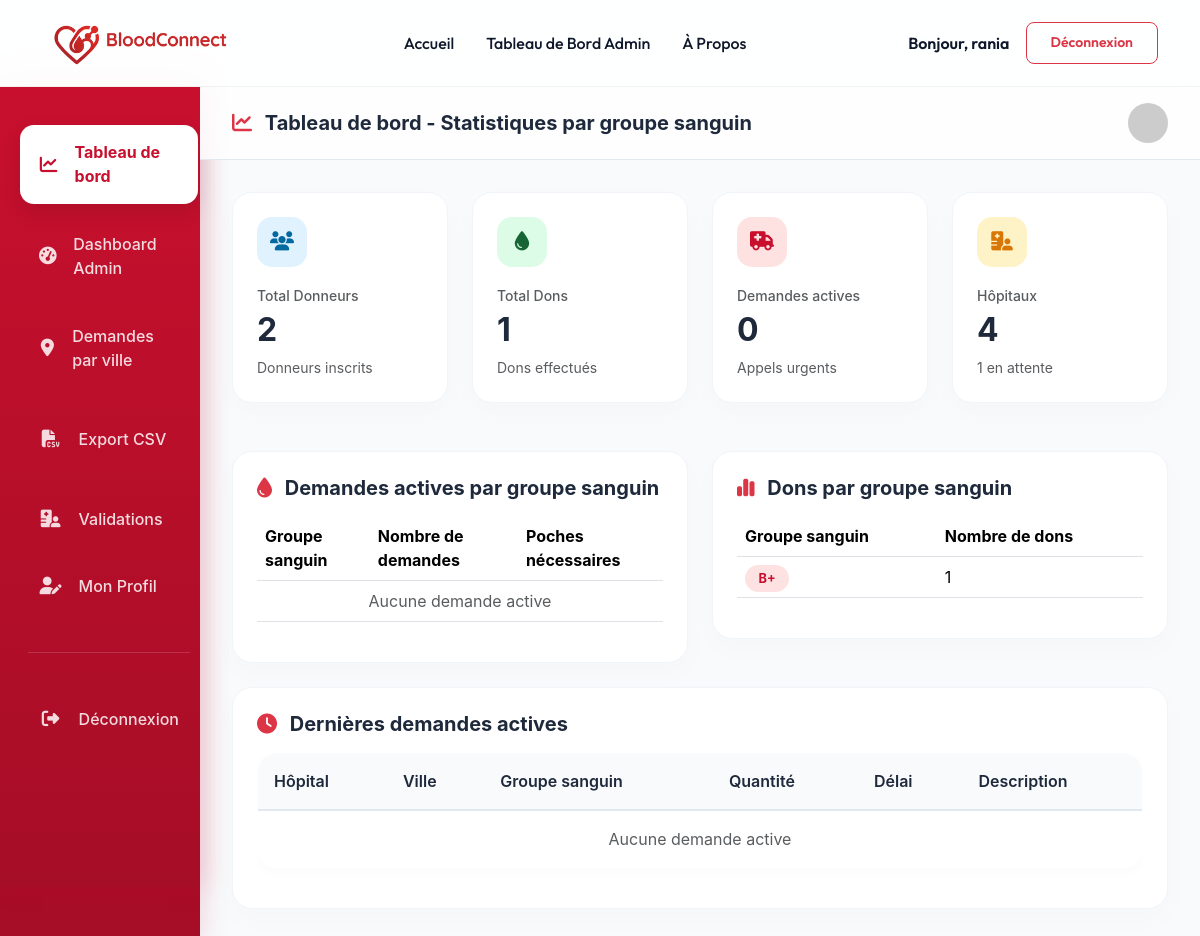
The app's page /core/table-de-bord/ (signed in), older data.
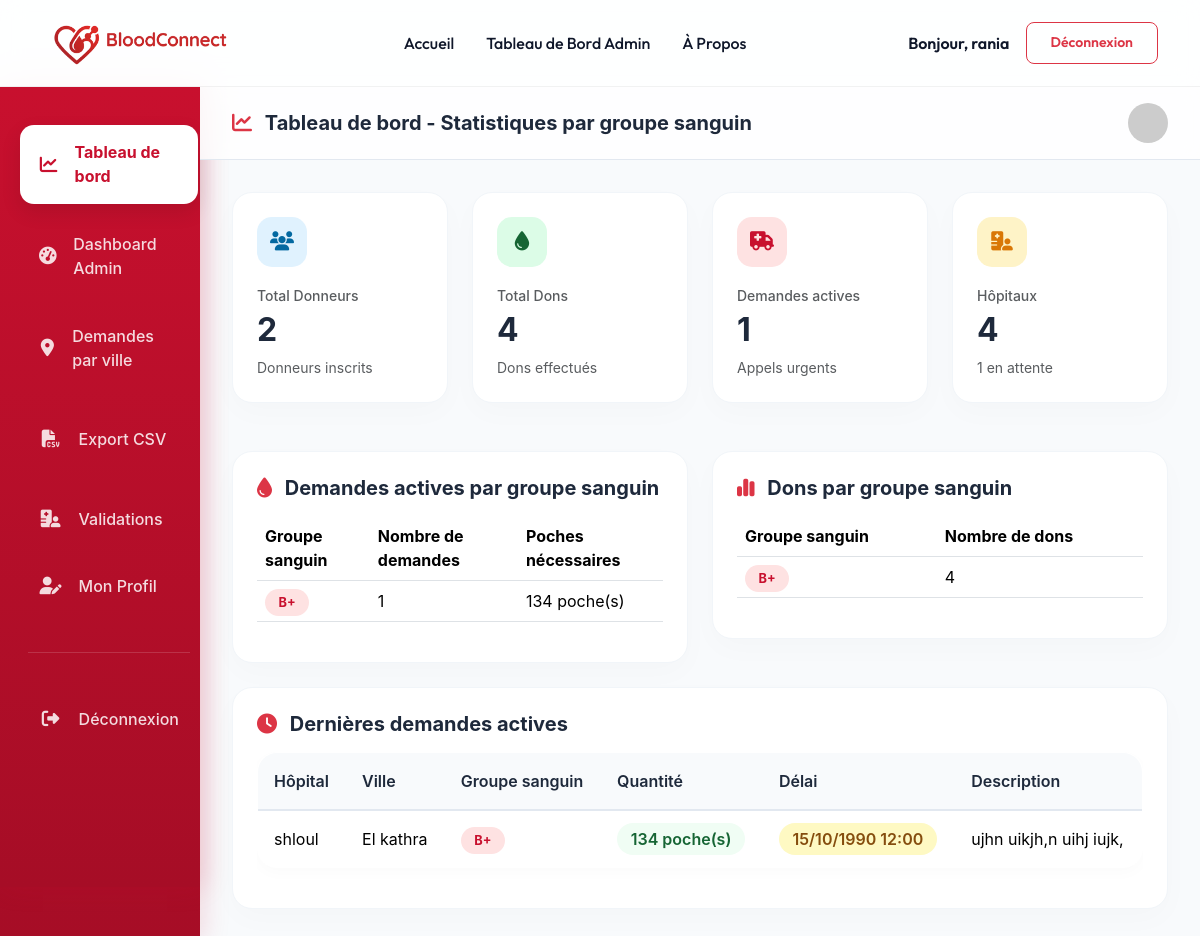
The same page, newer data.
### demandes/models.py (models this page shows, shortened)
class DemandeUrgente(models.Model):
    hopital = models.ForeignKey('comptes.Hopital', on_delete=models.CASCADE, related_name='demandes')
    groupe_sanguin = models.CharField(max_length=3, choices=GROUPE_SANGUIN_CHOICES)
    quantite = models.PositiveIntegerField()
    delai = models.DateTimeField()
    statut = models.CharField(max_length=20, choices=STATUT_DEMANDE_CHOICES, default='active')
    description = models.TextField(blank=True)

### comptes/models.py (models this page shows, shortened)
class Hopital(models.Model):
    user = models.OneToOneField(User, on_delete=models.CASCADE)
    nom = models.CharField(max_length=200)
    adresse = models.CharField(max_length=300)
    ville = models.CharField(max_length=100)
    agrement = models.CharField(max_length=50, unique=True)
    valide = models.BooleanField(default=False)

### core/views.py (the view)
# urls.py: path('table-de-bord/', views.table_de_bord, name='table_de_bord'),
@login_required
@admin_required
def table_de_bord(request):
    demandes_par_groupe = DemandeUrgente.objects.filter(
        statut='active'
    ).values('groupe_sanguin').annotate(
        total_demandes=Count('id'),
        total_quantite=Sum('quantite')
    ).order_by('groupe_sanguin')
    dons_par_groupe = Don.objects.select_related('donneur').values(
        'donneur__groupe_sanguin'
    ).annotate(
        total_dons=Count('id')
    ).order_by('donneur__groupe_sanguin')
    dons_par_groupe_clean = []
    for item in dons_par_groupe:
        if item['donneur__groupe_sanguin']:
            dons_par_groupe_clean.append({
                'groupe_sanguin': item['donneur__groupe_sanguin'],
                'total_dons': item['total_dons']
            })
    demandes_actives = DemandeUrgente.objects.filter(
        statut='active'
    ).select_related('hopital').order_by('-delai')[:10]
    donneurs_par_groupe = Donneur.objects.values('groupe_sanguin').annotate(
        total_donneurs=Count('id')
    ).order_by('groupe_sanguin')
    context = {
        'total_donneurs': Donneur.objects.count(),
        'total_dons': Don.objects.count(),
        'total_demandes_actives': DemandeUrgente.objects.filter(statut='active').count(),
        'total_hopitaux': Hopital.objects.count(),
        'hopitaux_en_attente': Hopital.objects.filter(valide=False).count(),
        'demandes_par_groupe': demandes_par_groupe,
        'dons_par_groupe': dons_par_groupe_clean,
        'donneurs_par_groupe': donneurs_par_groupe,
        'demandes_actives': demandes_actives,
    }
    return render(request, "core/Table_de_bord.html", context)

### core/templates/core/Table_de_bord.html (shortened to what the changed rows need)
{% load static %}
<!DOCTYPE html>
<html lang="fr">
<head>
    <link href="https://cdn.jsdelivr.net/npm/bootstrap@5.3.2/dist/css/bootstrap.min.css" rel="stylesheet">
    <link rel="stylesheet" href="https://cdnjs.cloudflare.com/ajax/libs/font-awesome/6.4.2/css/all.min.css">
</head>
<body>
    <div class="container-fluid">
        <div class="row">
            <div class="col-lg-10 p-0">
                <div class="dashboard-content">
                    <div class="row g-4 mb-5">
                        <div class="col-md-3">
                            <div class="stat-card">
                                <h2 class="fw-bold mt-1 mb-0">{{ total_donneurs }}</h2>
                            </div>
                        </div>
                        <div class="col-md-3">
                            <div class="stat-card">
                                <div class="stat-icon" style="background: #DCFCE7; color: #166534;">
                                    <i class="fas fa-tint"></i>
                                </div>
                                <span class="text-muted small fw-medium">Total Dons</span>
                                <h2 class="fw-bold mt-1 mb-0">{{ total_dons }}</h2>
                                <p class="text-muted small mb-0 mt-2">Dons effectués</p>
                            </div>
                        </div>
                        <div class="col-md-3">
                            <div class="stat-card">
                                <div class="stat-icon" style="background: #FEE2E2; color: #C8102E;">
                                    <i class="fas fa-ambulance"></i>
                                </div>
                                <span class="text-muted small fw-medium">Demandes actives</span>
                                <h2 class="fw-bold mt-1 mb-0">{{ total_demandes_actives }}</h2>
                                <p class="text-muted small mb-0 mt-2">Appels urgents</p>
                            </div>
                        </div>
                        <div class="col-md-3">
                            <div class="stat-card">
                                <h2 class="fw-bold mt-1 mb-0">{{ total_hopitaux }}</h2>
                            </div>
                        </div>
                    </div>
                    <div class="row">
                        <div class="col-md-6">
                            <div class="stat-card">
                                <div class="table-responsive">
                                    <table class="table">
                                        <thead>
                                            <tr>
                                                <th>Groupe sanguin</th>
                                                <th>Nombre de demandes</th>
                                                <th>Poches nécessaires</th>
                                            </tr>
                                        </thead>
                                        <tbody>
                                            {% for groupe in demandes_par_groupe %}
                                            <tr>
                                                <td><span class="badge-blood">{{ groupe.groupe_sanguin }}</span></td>
                                                <td>{{ groupe.total_demandes }}</td>
                                                <td>{{ groupe.total_quantite }} poche(s)</td>
                                            </tr>
                                            {% empty %}
                                            <tr>
                                                <td colspan="3" class="text-muted text-center">Aucune demande active</td>
                                            </tr>
                                            {% endfor %}
                                        </tbody>
                                    </table>
                                </div>
                            </div>
                        </div>
                        <div class="col-md-6">
                            <div class="stat-card">
                                <div class="table-responsive">
                                    <table class="table">
                                        <thead>
                                            <tr>
                                                <th>Groupe sanguin</th>
                                                <th>Nombre de dons</th>
                                            </tr>
                                        </thead>
                                        <tbody>
                                            {% for groupe in dons_par_groupe %}
                                            <tr>
                                                <td><span class="badge-blood">{{ groupe.groupe_sanguin }}</span></td>
                                                <td>{{ groupe.total_dons }}</td>
                                            </tr>
                                            {% empty %}
                                            <tr>
                                                <td colspan="2" class="text-muted text-center">Aucun don enregistré</td>
                                            </tr>
                                            {% endfor %}
                                        </tbody>
                                    </table>
                                </div>
                            </div>
                        </div>
                    </div>
                    <div class="stat-card mt-4">
                        <div class="table-responsive">
                            <table class="table table-custom">
                                <thead>
                                    <tr>
                                        <th>Hôpital</th>
                                        <th>Ville</th>
                                        <th>Groupe sanguin</th>
                                        <th>Quantité</th>
                                        <th>Délai</th>
                                        <th>Description</th>
                                    </tr>
                                </thead>
                                <tbody>
                                    {% for demande in demandes_actives %}
                                    <tr>
                                        <td>{{ demande.hopital.nom }}</td>
                                        <td>{{ demande.hopital.ville }}</td>
                                        <td><span class="badge-blood">{{ demande.groupe_sanguin }}</span></td>
                                        <td><span class="badge-quantite">{{ demande.quantite }} poche(s)</span></td>
                                        <td><span class="badge-delai">{{ demande.delai|date:"d/m/Y H:i" }}</span></td>
                                        <td>{{ demande.description|default:"-"|truncatechars:30 }}</td>
                                    </tr>
                                    {% empty %}
                                    <tr>
                                        <td colspan="6" class="text-muted text-center">Aucune demande active</td>
                                    </tr>
                                    {% endfor %}
                                </tbody>
                            </table>
                        </div>
                    </div>
                </div>
            </div>
        </div>
    </div>
</body>
</html>

Row changes from the older to the newer data that the page shows:
added DemandeUrgente: hopital.nom "shloul", hopital.ville "El kathra", groupe_sanguin "B+", quantite "134", delai "15/10/1990 12:00", description "ujhn uikjh,n uihj iujk,"
Text that changed along with them:
{{ total_dons }}: "1" → "4"
{{ total_demandes_actives }}: "0" → "1"
new list line: "B+ 1 134 poche(s)"
new list line: "B+ 4"
text no longer shown: "Aucune demande active Aucune demande active"
list line gone: "B+ 1"
